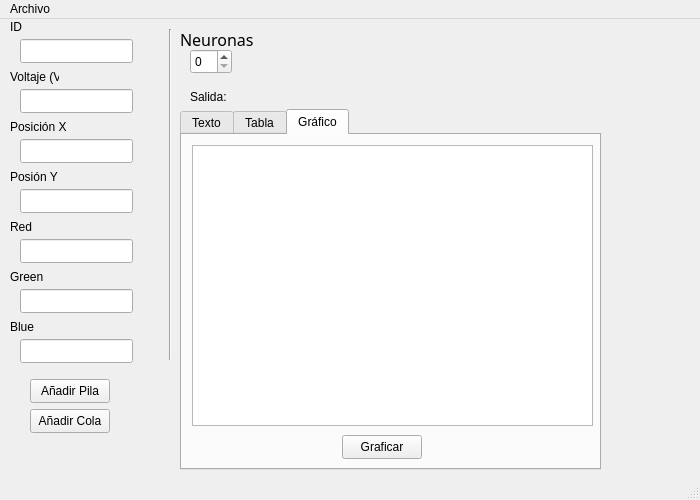
<?xml version="1.0" encoding="UTF-8"?>
<ui version="4.0">
 <class>MainWindow</class>
 <widget class="QMainWindow" name="MainWindow">
  <property name="geometry">
   <rect>
    <x>0</x>
    <y>0</y>
    <width>700</width>
    <height>500</height>
   </rect>
  </property>
  <property name="windowTitle">
   <string>MainWindow</string>
  </property>
  <widget class="QWidget" name="centralwidget">
   <widget class="QPushButton" name="btnAPila">
    <property name="geometry">
     <rect>
      <x>30</x>
      <y>360</y>
      <width>80</width>
      <height>24</height>
     </rect>
    </property>
    <property name="text">
     <string>Añadir Pila</string>
    </property>
   </widget>
   <widget class="QLineEdit" name="lineEdit">
    <property name="geometry">
     <rect>
      <x>20</x>
      <y>20</y>
      <width>113</width>
      <height>24</height>
     </rect>
    </property>
   </widget>
   <widget class="QLabel" name="label">
    <property name="geometry">
     <rect>
      <x>10</x>
      <y>0</y>
      <width>49</width>
      <height>16</height>
     </rect>
    </property>
    <property name="text">
     <string>ID</string>
    </property>
   </widget>
   <widget class="QLineEdit" name="lineEdit_2">
    <property name="geometry">
     <rect>
      <x>20</x>
      <y>70</y>
      <width>113</width>
      <height>24</height>
     </rect>
    </property>
   </widget>
   <widget class="QLabel" name="label_2">
    <property name="geometry">
     <rect>
      <x>10</x>
      <y>50</y>
      <width>49</width>
      <height>16</height>
     </rect>
    </property>
    <property name="text">
     <string>Voltaje (V)</string>
    </property>
   </widget>
   <widget class="QLineEdit" name="lineEdit_3">
    <property name="geometry">
     <rect>
      <x>20</x>
      <y>120</y>
      <width>113</width>
      <height>24</height>
     </rect>
    </property>
   </widget>
   <widget class="QLabel" name="label_3">
    <property name="geometry">
     <rect>
      <x>10</x>
      <y>100</y>
      <width>61</width>
      <height>16</height>
     </rect>
    </property>
    <property name="text">
     <string>Posición X</string>
    </property>
   </widget>
   <widget class="QLineEdit" name="lineEdit_4">
    <property name="geometry">
     <rect>
      <x>20</x>
      <y>170</y>
      <width>113</width>
      <height>24</height>
     </rect>
    </property>
   </widget>
   <widget class="QLabel" name="label_4">
    <property name="geometry">
     <rect>
      <x>10</x>
      <y>150</y>
      <width>49</width>
      <height>16</height>
     </rect>
    </property>
    <property name="text">
     <string>Posión Y</string>
    </property>
   </widget>
   <widget class="QLineEdit" name="lineEdit_5">
    <property name="geometry">
     <rect>
      <x>20</x>
      <y>220</y>
      <width>113</width>
      <height>24</height>
     </rect>
    </property>
   </widget>
   <widget class="QLabel" name="label_5">
    <property name="geometry">
     <rect>
      <x>10</x>
      <y>200</y>
      <width>49</width>
      <height>16</height>
     </rect>
    </property>
    <property name="text">
     <string>Red</string>
    </property>
   </widget>
   <widget class="QLineEdit" name="lineEdit_6">
    <property name="geometry">
     <rect>
      <x>20</x>
      <y>270</y>
      <width>113</width>
      <height>24</height>
     </rect>
    </property>
   </widget>
   <widget class="QLabel" name="label_6">
    <property name="geometry">
     <rect>
      <x>10</x>
      <y>250</y>
      <width>49</width>
      <height>16</height>
     </rect>
    </property>
    <property name="text">
     <string>Green</string>
    </property>
   </widget>
   <widget class="QLineEdit" name="lineEdit_7">
    <property name="geometry">
     <rect>
      <x>20</x>
      <y>320</y>
      <width>113</width>
      <height>24</height>
     </rect>
    </property>
   </widget>
   <widget class="QLabel" name="label_7">
    <property name="geometry">
     <rect>
      <x>10</x>
      <y>300</y>
      <width>49</width>
      <height>16</height>
     </rect>
    </property>
    <property name="text">
     <string>Blue</string>
    </property>
   </widget>
   <widget class="Line" name="line">
    <property name="geometry">
     <rect>
      <x>160</x>
      <y>10</y>
      <width>20</width>
      <height>331</height>
     </rect>
    </property>
    <property name="orientation">
     <enum>Qt::Vertical</enum>
    </property>
   </widget>
   <widget class="QLabel" name="label_8">
    <property name="geometry">
     <rect>
      <x>180</x>
      <y>10</y>
      <width>91</width>
      <height>21</height>
     </rect>
    </property>
    <property name="font">
     <font>
      <family>Raleway Medium</family>
      <pointsize>12</pointsize>
     </font>
    </property>
    <property name="text">
     <string>Neuronas</string>
    </property>
   </widget>
   <widget class="QLabel" name="label_9">
    <property name="geometry">
     <rect>
      <x>190</x>
      <y>70</y>
      <width>49</width>
      <height>16</height>
     </rect>
    </property>
    <property name="text">
     <string>Salida:</string>
    </property>
   </widget>
   <widget class="QSpinBox" name="spinBox">
    <property name="geometry">
     <rect>
      <x>190</x>
      <y>30</y>
      <width>42</width>
      <height>25</height>
     </rect>
    </property>
   </widget>
   <widget class="QPushButton" name="btnACola">
    <property name="geometry">
     <rect>
      <x>30</x>
      <y>390</y>
      <width>80</width>
      <height>24</height>
     </rect>
    </property>
    <property name="text">
     <string>Añadir Cola</string>
    </property>
   </widget>
   <widget class="QTabWidget" name="tabWidget">
    <property name="enabled">
     <bool>true</bool>
    </property>
    <property name="geometry">
     <rect>
      <x>180</x>
      <y>90</y>
      <width>421</width>
      <height>361</height>
     </rect>
    </property>
    <property name="tabPosition">
     <enum>QTabWidget::North</enum>
    </property>
    <property name="tabShape">
     <enum>QTabWidget::Rounded</enum>
    </property>
    <property name="currentIndex">
     <number>2</number>
    </property>
    <property name="elideMode">
     <enum>Qt::ElideNone</enum>
    </property>
    <widget class="QWidget" name="tab">
     <attribute name="title">
      <string>Texto</string>
     </attribute>
     <widget class="QPlainTextEdit" name="cSalida">
      <property name="geometry">
       <rect>
        <x>10</x>
        <y>10</y>
        <width>181</width>
        <height>201</height>
       </rect>
      </property>
     </widget>
     <widget class="QPushButton" name="btnListar">
      <property name="geometry">
       <rect>
        <x>60</x>
        <y>220</y>
        <width>80</width>
        <height>24</height>
       </rect>
      </property>
      <property name="text">
       <string>Listar</string>
      </property>
     </widget>
    </widget>
    <widget class="QWidget" name="tab_2">
     <attribute name="title">
      <string>Tabla</string>
     </attribute>
     <widget class="QTableWidget" name="tabla">
      <property name="geometry">
       <rect>
        <x>10</x>
        <y>80</y>
        <width>281</width>
        <height>192</height>
       </rect>
      </property>
     </widget>
     <widget class="QLineEdit" name="cBuscar">
      <property name="geometry">
       <rect>
        <x>10</x>
        <y>40</y>
        <width>151</width>
        <height>24</height>
       </rect>
      </property>
     </widget>
     <widget class="QLabel" name="label_10">
      <property name="geometry">
       <rect>
        <x>10</x>
        <y>20</y>
        <width>91</width>
        <height>16</height>
       </rect>
      </property>
      <property name="text">
       <string>Buscar (ID)</string>
      </property>
     </widget>
     <widget class="QPushButton" name="btnActualizar">
      <property name="geometry">
       <rect>
        <x>100</x>
        <y>290</y>
        <width>80</width>
        <height>24</height>
       </rect>
      </property>
      <property name="text">
       <string>Actualizar</string>
      </property>
     </widget>
     <widget class="QPushButton" name="btnBuscar">
      <property name="geometry">
       <rect>
        <x>180</x>
        <y>40</y>
        <width>80</width>
        <height>24</height>
       </rect>
      </property>
      <property name="text">
       <string>Buscar</string>
      </property>
     </widget>
    </widget>
    <widget class="QWidget" name="tab_3">
     <attribute name="title">
      <string>Gráfico</string>
     </attribute>
     <widget class="QGraphicsView" name="graphicsView">
      <property name="geometry">
       <rect>
        <x>10</x>
        <y>10</y>
        <width>401</width>
        <height>281</height>
       </rect>
      </property>
     </widget>
     <widget class="QPushButton" name="btnGraficar">
      <property name="geometry">
       <rect>
        <x>160</x>
        <y>300</y>
        <width>80</width>
        <height>24</height>
       </rect>
      </property>
      <property name="text">
       <string>Graficar</string>
      </property>
     </widget>
    </widget>
   </widget>
  </widget>
  <widget class="QMenuBar" name="menubar">
   <property name="geometry">
    <rect>
     <x>0</x>
     <y>0</y>
     <width>700</width>
     <height>21</height>
    </rect>
   </property>
   <widget class="QMenu" name="menuA_adir">
    <property name="title">
     <string>Archivo</string>
    </property>
    <addaction name="actionAbrir"/>
    <addaction name="actionGuardar"/>
   </widget>
   <addaction name="menuA_adir"/>
  </widget>
  <widget class="QStatusBar" name="statusbar"/>
  <action name="actionAbrir">
   <property name="text">
    <string>Abrir</string>
   </property>
  </action>
  <action name="actionGuardar">
   <property name="text">
    <string>Guardar</string>
   </property>
  </action>
 </widget>
 <resources/>
 <connections/>
</ui>
